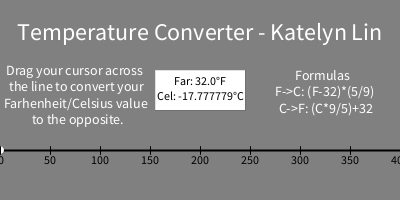
Frame 1 (no input)
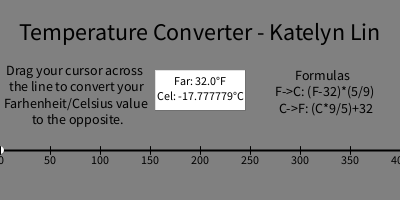
Frame 60 (the mouse pressed at the canvas centre just before this capture)
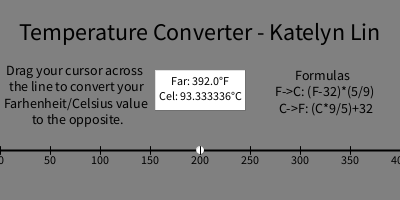
Frame 120 (the mouse held since frame 60 and released just before this capture)

The Processing sketch that drew these frames (run headless with seeded random() and noise(); from frame 60 on, the mouse is pressed at the canvas centre):

// Processing sketch: TempConverter
// ── TempConverter.pde
//Katelyn Lin | Temp Converter | September 23 2024

void setup() {
  size (400, 200);
}

void draw() {
  //Setup
  background(128);
  rectMode(CENTER);
  textAlign(CENTER);
  
  //Onscreen Info
  textSize(24);
  text("Temperature Converter - Katelyn Lin", width/2, 40);
  textSize(14);
  text("Drag your cursor across \n the line to convert your \n Farhenheit/Celsius value \n to the opposite.", 76, 75);
  text("Formulas \n F->C: (F-32)*(5/9) \n C->F: (C*9/5)+32", 324, 80);
  
  //Line
  strokeWeight(2);
  line (0, 150, width, 150);
  
  //Marker
  fill(255);
  strokeWeight(0);
  ellipse(mouseX, 150, 8, 8);
  
  //Value Box
  rect(width/2,90,90,40);
  
  //Marks
  fill(0);
  textSize(12);
  strokeWeight(1);
  for (int i=0; i<= width; i+=50) {
    line(i, 146, i, 154);
    text(i, i, 164);
  }
  //Values
  text("Cel: " + farToCel(mouseX) + "°C", width/2, 100);
  text("Far: " + celToFar(mouseX) + "°F", width/2, 85);
}

float farToCel(float tempFar) {
  // Formula to calc cel conv.
  tempFar = (tempFar-32) * (5.0/9.0);
  return tempFar;
}

float celToFar(float tempCel) {
  //Formula to calc far conv.
  tempCel = (tempCel*9.0/5.0)+(32);
  return tempCel;
}
